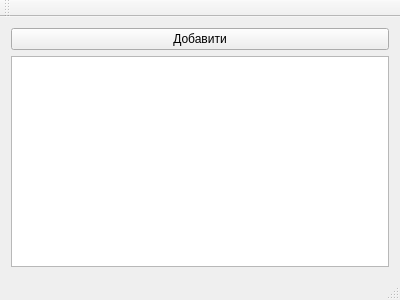
<?xml version="1.0" encoding="UTF-8"?>
<ui version="4.0">
 <class>MainWindow</class>
 <widget class="QMainWindow" name="MainWindow">
  <property name="geometry">
   <rect>
    <x>0</x>
    <y>0</y>
    <width>400</width>
    <height>300</height>
   </rect>
  </property>
  <property name="windowTitle">
   <string>MainWindow</string>
  </property>
  <widget class="QWidget" name="centralWidget">
   <layout class="QVBoxLayout" name="verticalLayout">
    <item>
     <widget class="QPushButton" name="pushButton">
      <property name="text">
       <string>Добавити</string>
      </property>
      <property name="autoRepeatDelay">
       <number>296</number>
      </property>
      <property name="autoRepeatInterval">
       <number>96</number>
      </property>
     </widget>
    </item>
    <item>
     <widget class="QTableView" name="deviceTableView"/>
    </item>
   </layout>
  </widget>
  <widget class="QMenuBar" name="menuBar">
   <property name="geometry">
    <rect>
     <x>0</x>
     <y>0</y>
     <width>400</width>
     <height>20</height>
    </rect>
   </property>
  </widget>
  <widget class="QToolBar" name="mainToolBar">
   <attribute name="toolBarArea">
    <enum>TopToolBarArea</enum>
   </attribute>
   <attribute name="toolBarBreak">
    <bool>false</bool>
   </attribute>
  </widget>
  <widget class="QStatusBar" name="statusBar"/>
 </widget>
 <layoutdefault spacing="6" margin="11"/>
 <resources/>
 <connections/>
</ui>
